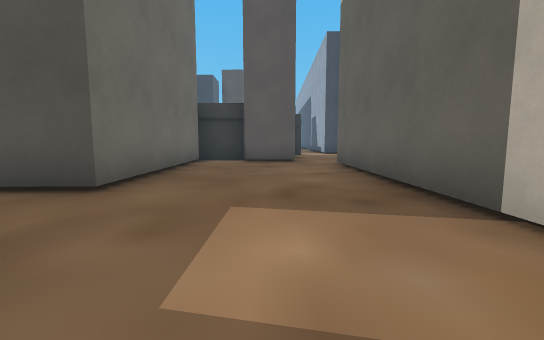
[1] (above)

24 first-person views from a walk through a Godot game level. The camera is 1.2 m above the floor, tilts 6° down and sees 90° across. The floor is counted in squares, 2 m on a side. Each view is taken from the middle of a square. On the plan, view 1 faces up. The plan holds only what a view shows up to about 9 squares ahead; the rest is blank. The place goes on beyond the plan. Some surface patterns are stand-ins.

[2]
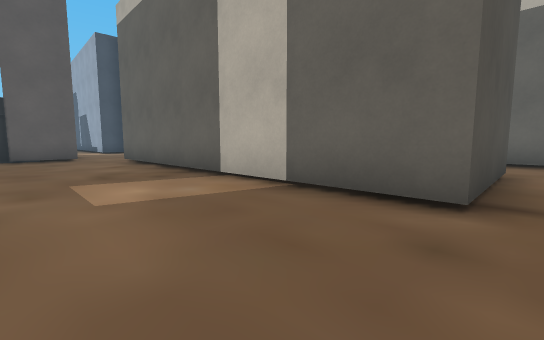

[3]
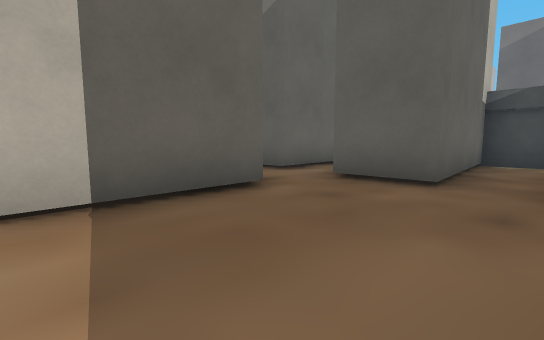

[4]
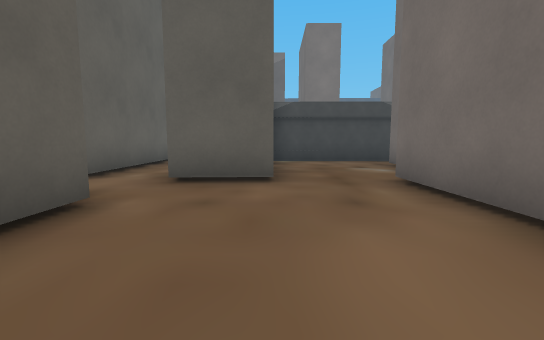

[5]
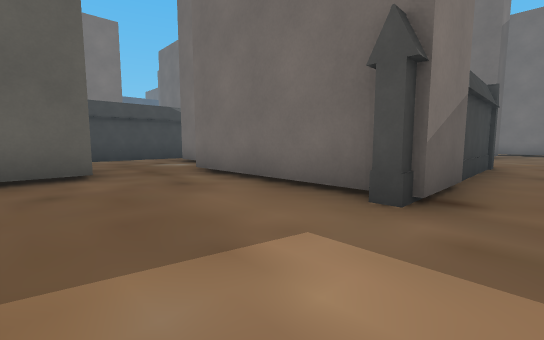

[6]
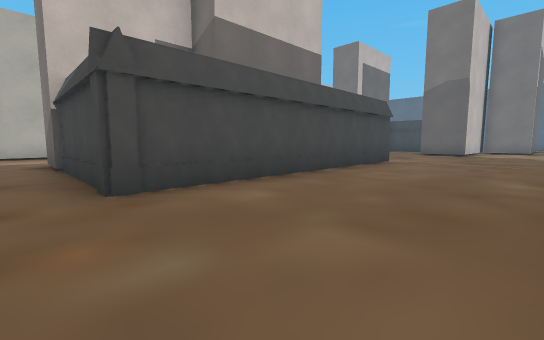

[7]
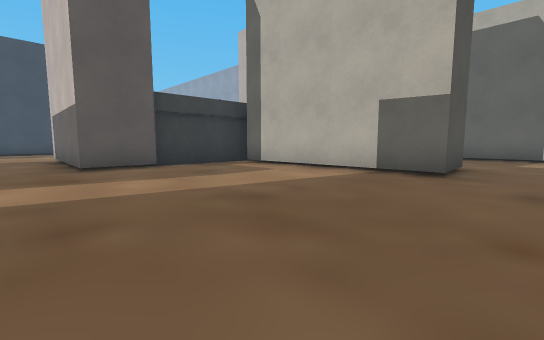

[8]
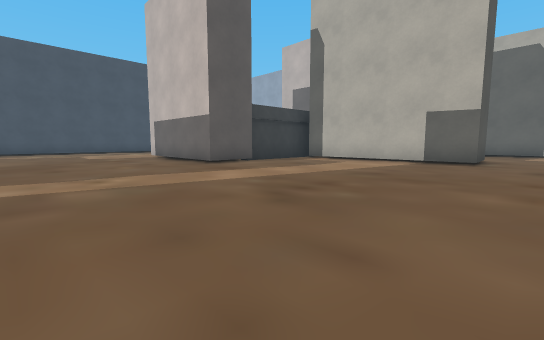

[9]
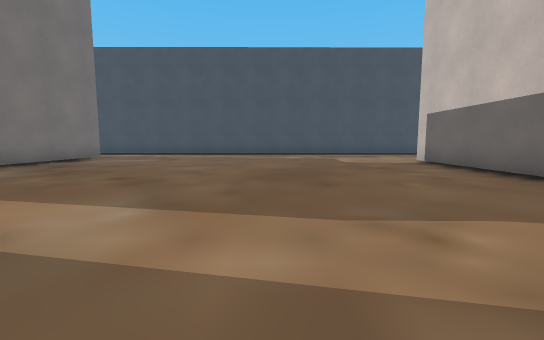

[10]
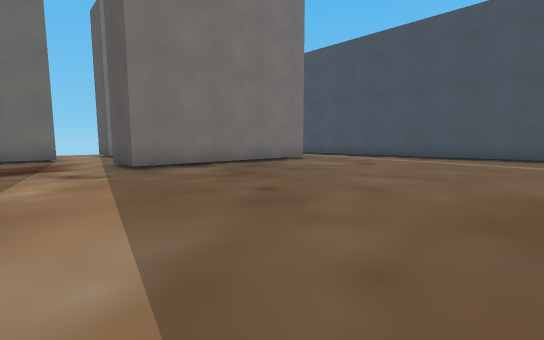

[11]
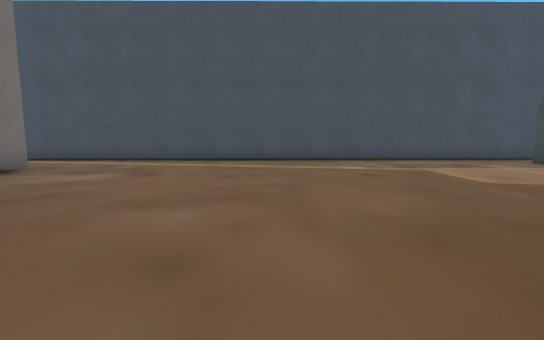

[12]
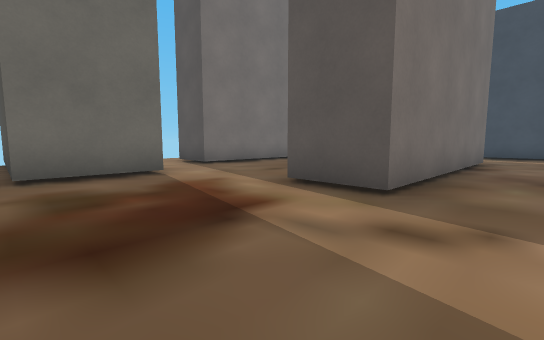

[13]
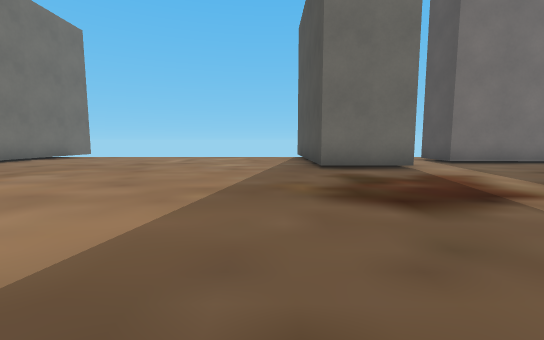

[14]
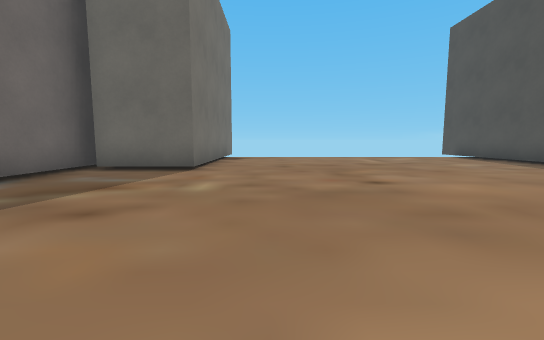

[15]
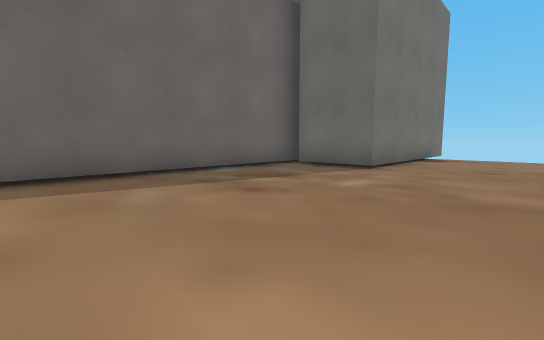

[16]
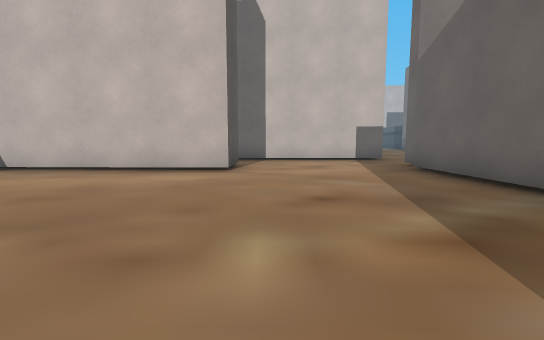

[17]
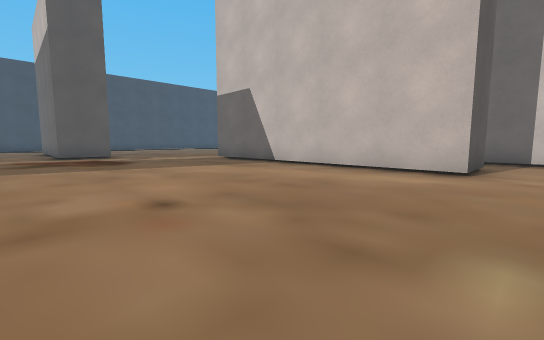

[18]
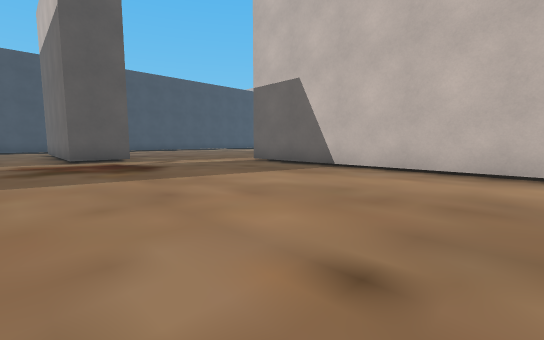

[19]
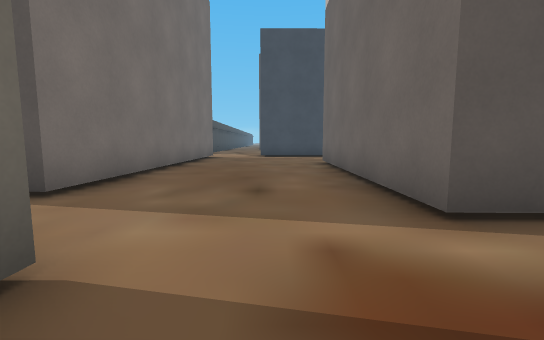

[20]
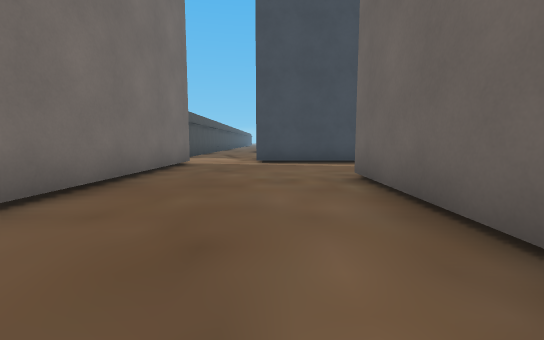

[21]
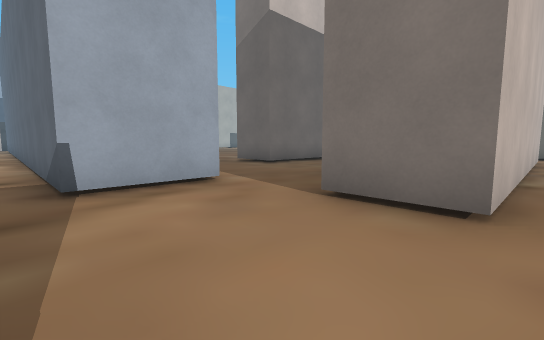

[22]
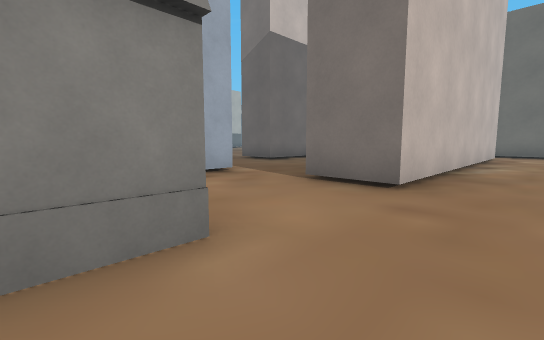

[23]
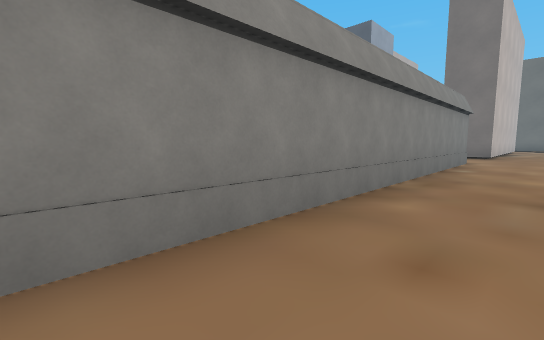

[24]
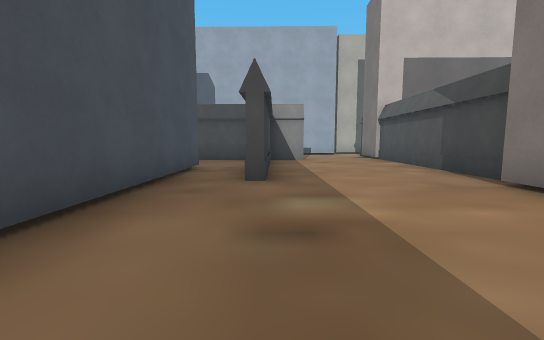

### Floor plan
Key: @ floor where view 1 was taken; # wall or solid block; . floor; B block; O other object.
Columns run from 27 left of view 1 to 5 right of it. Each row starts with its distance up from view 1.
 29  ..#
 28  ..#
 27  ..#
 26  ..#
 25  ..#
 24  ..#
 23  ..#
 22  ..#
 21  ..#
 20  ..............
 19  .....#########
 18  .....##################..#
 17  .OO......................#
 16  .OO..................#####
 15  .OO......................#
 14  .OO....OO.................
 13  .OO....OO..........O......
 12  .OO....OO.........O #####O
 11  .OO....OO.........O      O
 10  .OO....OO.........O      O
  9  .......OO.........OO###### ..
  8  BB  B.................B B.O..
  7      B.................B B...B
  6 BBBBBB......O ..........BB...B
  5   ..........O  .........BB...B
  4   ..........O  .........BB...B
  3   ..........O  .........B....B
  2   ..........O  ..............B
  1   ..........O   O...####O#...B
  0  ...........O   O...#   OO.@.B
 -1  ...........OO.O ...#   OO...BBBB
 -2  ..............O ...#  OOO.......
 -3 BBBBBB.........O ...#  O O.BB..
 -4      B.........O ...#  O ..B .BB
 -5      BOOOOOO ..O ...#  OO..B .B
 -6              O.. ...#  OO..B  B
 -7                  ....   ...B  B
 -8                  ...   ####B
 -9                  ..

Positions as (right, up) in squares from view 1, and headings:
1: (0, 0), facing up
2: (-1, -2), facing up-right
3: (-1, 1), facing down-right
4: (0, 1), facing down
5: (1, 2), facing down-left
6: (-10, 2), facing down-right
7: (-9, 2), facing up-right
8: (-12, 2), facing up-right
9: (-12, 5), facing up
10: (-12, 7), facing up-left
11: (-13, 9), facing up
12: (-17, 6), facing up-left
13: (-16, 5), facing left
14: (-16, -1), facing left
15: (-16, 0), facing down-left
16: (-21, -2), facing right
17: (-21, -2), facing up-right
18: (-21, 0), facing up-right
19: (-21, 7), facing up
20: (-21, 10), facing up
21: (-25, 20), facing down-right
22: (-26, 21), facing down-right
23: (-26, 29), facing down-right
24: (-10, 16), facing right
